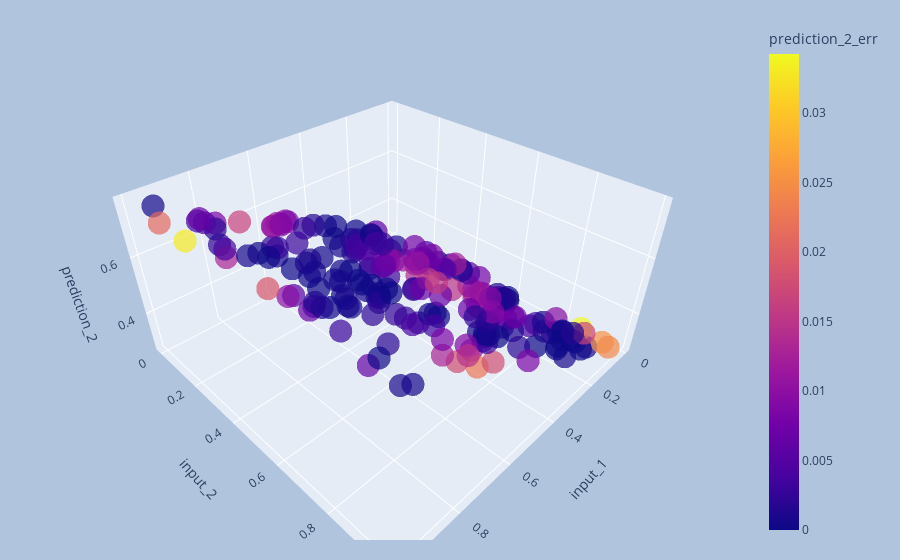

Notebook code cell kept with this figure:
### Code cell
interactive_3d_plot(val_df_normalized, 'input_1', 'input_2', 'prediction_2', 'prediction_2_err')

### Figure 1 — Plotly figure (JSON) as saved in the notebook; plotly's stock layout.template omitted (floating-point values rounded to 4 significant figures; data arrays with more than 128 entries replaced by an {"elided": "..."} marker saying what was removed)
{"data": [{"hovertemplate": "input_1=%{x}<br>input_2=%{y}<br>prediction_2=%{z}<br>prediction_2_err=%{marker.color}<extra></extra>", "legendgroup": "", "marker": {"color": {"elided": "200 float values"}, "coloraxis": "coloraxis", "opacity": 0.7, "symbol": "circle"}, "mode": "markers", "name": "", "scene": "scene", "showlegend": false, "type": "scatter3d", "x": {"elided": "200 float values"}, "y": {"elided": "200 float values"}, "z": {"elided": "200 float values"}}], "layout": {"coloraxis": {"colorbar": {"title": {"text": "prediction_2_err"}}, "colorscale": [[0, "#0d0887"], [0.1111, "#46039f"], [0.2222, "#7201a8"], [0.3333, "#9c179e"], [0.4444, "#bd3786"], [0.5556, "#d8576b"], [0.6667, "#ed7953"], [0.7778, "#fb9f3a"], [0.8889, "#fdca26"], [1, "#f0f921"]]}, "legend": {"tracegroupgap": 0}, "margin": {"b": 20, "l": 40, "r": 40, "t": 20}, "paper_bgcolor": "LightSteelBlue", "scene": {"domain": {"x": [0, 1], "y": [0, 1]}, "xaxis": {"title": {"text": "input_1"}}, "yaxis": {"title": {"text": "input_2"}}, "zaxis": {"title": {"text": "prediction_2"}}}}}
